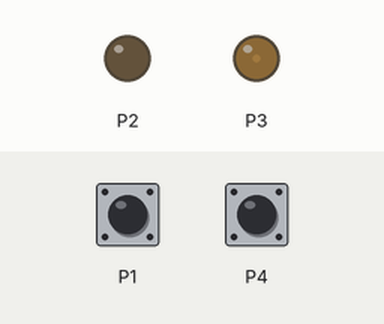
This program was run on a simulated BBC micro:bit (MakeCode). On the bench: output pins drawn as LEDs (lit = HIGH). The test bench sets the inputs (shaded band); at power-on: P1 LOW, P4 LOW.

Above: at 1.25 s.
1.3 s: P1 pulled HIGH for 0.15 s
At 1.49 s:
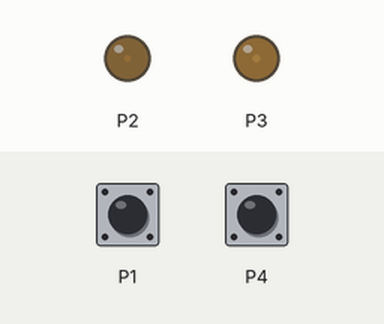
4.3 s: P1 pulled HIGH for 1 s
At 5.11 s:
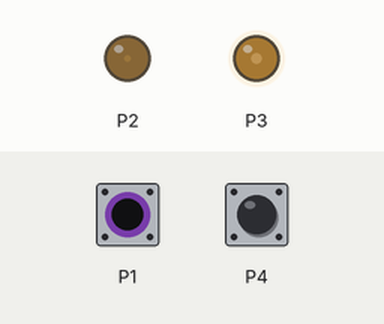
7.3 s: P1 pulled HIGH for 3.2 s
At 8.99 s:
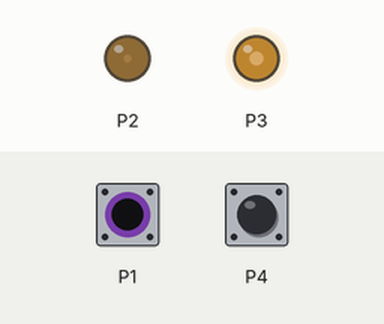
12.0 s: P1 pulled HIGH for 1 s
16.0 s: P4 pulled HIGH for 1 s
Timing chart, 0 to 20.0 s (numbered marks = the images above; inputs shaded):
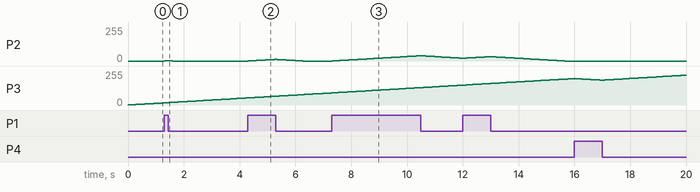

Measured:
- after the input at 1.3 s, P2: 0/255 → 1/255 at once, → 2/255 0.12 s later, → 1/255 0.06 s later, → 0/255 0.12 s later
- after the input at 4.3 s, P2: rises from 0/255 to 12/255 in 0.92 s, then falls to 0/255 in 1.0 s
- after the input at 7.3 s, P2: rises from 0/255 to 40/255 in 3.2 s, then falls to 21/255 in 1.5 s

The program:

main.ts
```typescript
let brilho_led2 = 0
let brilho_led1 = 0
led.enable(false)
basic.forever(function () {
    if (pins.digitalReadPin(DigitalPin.P1) == 1 && brilho_led1 != 1023) {
        brilho_led1 = brilho_led1 + 1
        pins.analogWritePin(AnalogPin.P2, brilho_led1)
        control.waitMicros(10)
    }
    if (pins.digitalReadPin(DigitalPin.P1) == 0 && brilho_led1 != 0) {
        brilho_led1 = brilho_led1 - 1
        pins.analogWritePin(AnalogPin.P2, brilho_led1)
        control.waitMicros(10)
    }
    if (pins.digitalReadPin(DigitalPin.P4) == 1 && brilho_led2 != 0) {
        brilho_led2 = brilho_led2 - 1
        pins.analogWritePin(AnalogPin.P3, brilho_led2)
        control.waitMicros(10)
    }
    if (pins.digitalReadPin(DigitalPin.P4) == 0 && brilho_led2 != 1023) {
        brilho_led2 = brilho_led2 + 1
        pins.analogWritePin(AnalogPin.P3, brilho_led2)
        control.waitMicros(10)
    }
})
```

test.ts
```typescript
// testes vão aqui; isto não será compilado quando este pacote for usado como uma extensão.
```
